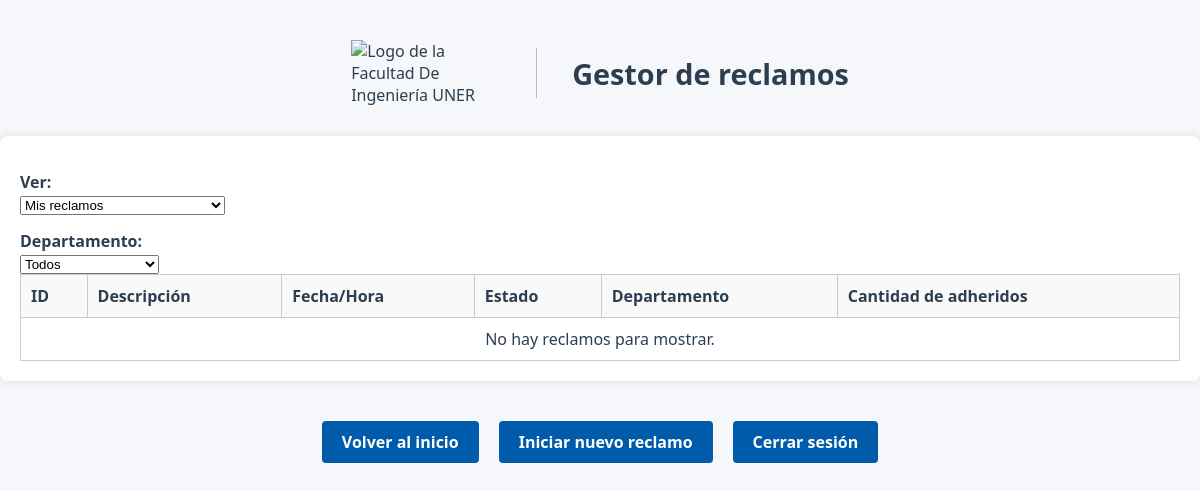
/listarReclamos (signed in), run on an earlier commit of the app's database.
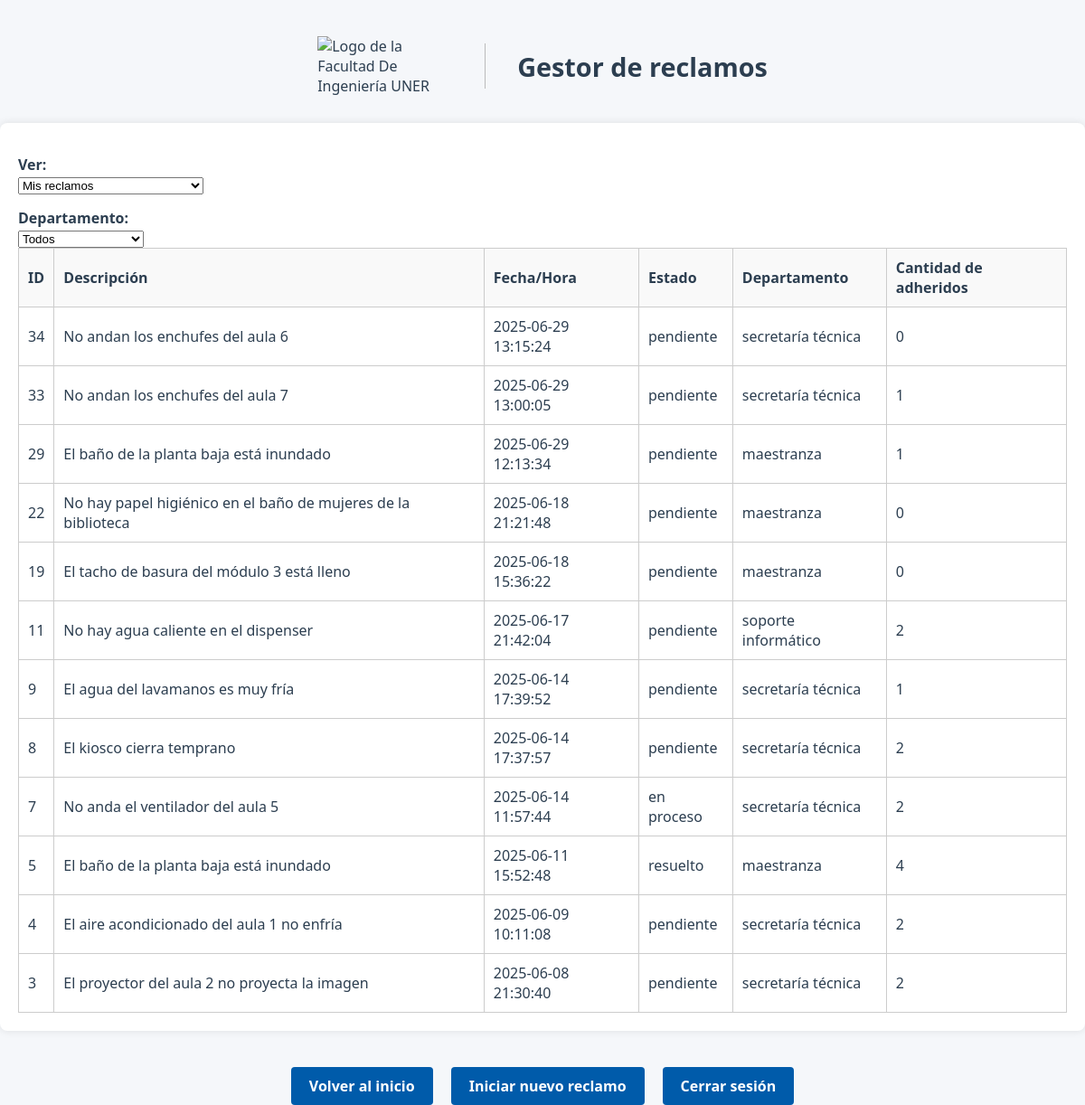
And on a later commit of the database.
### modules/modelosDTO.py (models this page shows, shortened)
class ModeloReclamo(Base):
    __tablename__ = 'Reclamos'
    id = Column(Integer(), primary_key=True, autoincrement=True)
    idUsuario = Column(Integer, ForeignKey('Usuarios.id'), nullable=False)
    fechaYHora = Column(String(50), nullable=False)  # Formato de fecha y hora
    estado = Column(String(20), nullable=False, default='pendiente')
    tiempoResolucion = Column(Integer, nullable=True, default=None)
    departamento = Column(String(20), nullable=False)
    numeroAdheridos = Column(Integer, nullable=False, default=0)
    descripcion = Column(Text, nullable=False)
    imagen = Column(String(255), nullable=True)
    usuariosAdheridos = relationship(
        "ModeloUsuario",
        secondary=asociacion_usuarios_adheridos,
        backref="reclamosAdheridos"
    ) #como definimos backref no hace falta poner la relacion inversa

### server.py (the view)
@app.route("/listarReclamos", methods=["GET", "POST"])
@login_required
def listarReclamos():
    if current_user.rol != "UsuarioFinal":
        flash("No tenés permisos para acceder a esta página.", "error")
        return redirect(url_for("panelAdmin"))
    username = current_user.nombre
    idUsuario = current_user.id
    filtroUsuario = request.form.get("filtroUsuario", "mios")
    filtroDepartamento = request.form.get("filtroDepartamento", "todos")
    if filtroUsuario == "todos":
        reclamosFiltrados = repoReclamo.obtenerRegistrosFiltro("estado", "pendiente")
    elif filtroUsuario == "mios":
        reclamosMios = repoReclamo.obtenerRegistrosFiltro("idUsuario", idUsuario)
        todosReclamos = repoReclamo.obtenerRegistrosTotales()
        reclamosAdheridos = [r for r in todosReclamos if idUsuario in r.usuariosAdheridos]
        reclamosFiltrados = list({r.id: r for r in reclamosMios + reclamosAdheridos}.values())
    if filtroDepartamento != "todos":
        reclamosFiltrados = [
            r for r in reclamosFiltrados if r.departamento == filtroDepartamento
        ]
    reclamosFiltrados = sorted(reclamosFiltrados, key=lambda r: r.id, reverse=True)
    return render_template(
        "listarReclamos.html",
        reclamos=reclamosFiltrados,
        username=username,
        idUsuario=idUsuario,
        filtro_usuario=filtroUsuario
    )

### modules/gestorLogin.py (called while the page is built)
    def __cargarUsuarioActual(self, idUsuario):
        usuario = self.__gestorUsuarios.cargarUsuario(idUsuario)
        if usuario:
            return FlaskLoginUser(usuario)
        return None

### modules/gestorUsuarios.py (called while the page is built)
    def cargarUsuario(self, idUsuario):
        registro = self.__repo.obtenerRegistroFiltro("id", idUsuario) #devuelve un objeto Usuario o None
        return registro.to_dict() if registro else None

### modules/reclamo.py (called while the page is built)
    @property
    def id(self):
        return self.__id

    @property
    def fechaYHora(self):
        return self.__fechaYHora

    @property
    def estado(self):
        return self.__estado

    @property
    def departamento(self):
        return self.__departamento

    @property
    def numeroAdheridos(self):
        return self.__numeroAdheridos

    @property
    def descripcion(self):
        return self.__descripcion

    @property
    def usuariosAdheridos(self):
        return self.__usuariosAdheridos

### modules/repositorioConcretoBD.py (called while the page is built)
    def obtenerRegistroFiltro(self, filtro, valor):
        modeloUsuario = self.__session.query(ModeloUsuario).filter_by(**{filtro:valor}).first()
        return self.__map_modelo_a_usuario(modeloUsuario) if modeloUsuario else None

### modules/usuario.py (called while the page is built)
    @property
    def id(self):
        return self.__id

### templates/listarReclamos.html (shortened to what this page needs)
<!DOCTYPE html>
<html lang="es">
<head>
    <link rel="stylesheet" href="{{ url_for('static', filename='style.css') }}">
</head>
<body>
    <div class="header">
        <img src="{{ url_for('static', filename='logoFiuner.png') }}" alt="Logo de la Facultad De Ingeniería UNER" class="logo" width="150" height="50">
        <h1>Gestor de reclamos</h1>
    </div>
<div class="tabla-reclamos">
    <form method="post" action="{{ url_for('listarReclamos') }}">
        <div class="filtros-superiores">
            <label for="filtroUsuario">Ver:</label>
            <select name="filtroUsuario" onchange="this.form.submit()">
                <option value="mios" {% if request.form.get('filtroUsuario') == 'mios' %}selected{% endif %}>Mis reclamos</option>
            </select>
            <label for="filtroDepartamento">Departamento:</label>
            <select name="filtroDepartamento" onchange="this.form.submit()">
                <option value="todos" {% if request.form.get('filtroDepartamento') == 'todos' %}selected{% endif %}>Todos</option>
            </select>
        </div>
    </form>
    <table>
        <thead>
            <tr>
                <th>ID</th>
                <th>Descripción</th>
                <th>Fecha/Hora</th>
                <th>Estado</th>
                <th>Departamento</th>
                <th>Cantidad de adheridos</th>
            </tr>
        </thead>
        <tbody>
            {% if reclamos %}
                {% for reclamo in reclamos %}
                    <tr>
                        <td>{{ reclamo.id }}</td>
                        <td>{{ reclamo.descripcion }}</td>
                        <td>{{ reclamo.fechaYHora }}</td>
                        <td>{{ reclamo.estado }}</td>
                        <td>{{ reclamo.departamento }}</td>
                        <td>{{ reclamo.numeroAdheridos }}</td>
                    </tr>
                {% endfor %}
            {% else %}
                <tr>
                    <td colspan="7" style="text-align: center;">No hay reclamos para mostrar.</td>
                </tr>
            {% endif %}
        </tbody>
    </table>
</div>
    <div class="botones">
        <a href="{{ url_for('bienvenido') }}" class="btn-registro">Volver al inicio</a>
        <a href="{{ url_for('crearReclamos') }}" class="btn-registro">Iniciar nuevo reclamo</a>
        <a href="{{ url_for('logout') }}" class="btn-registro">Cerrar sesión</a>
    </div>
</body>
</html>

What changed in the data, as far as the page shows it:
added ModeloReclamo: id "34", descripcion "No andan los enchufes del aula 6", fechaYHora "2025-06-29 13:15:24", estado "pendiente", departamento "secretaría técnica", numeroAdheridos "0"
added ModeloReclamo: id "33", descripcion "No andan los enchufes del aula 7", fechaYHora "2025-06-29 13:00:05", estado "pendiente", departamento "secretaría técnica", numeroAdheridos "1"
added ModeloReclamo: id "29", descripcion "El baño de la planta baja está inundado", fechaYHora "2025-06-29 12:13:34", estado "pendiente", departamento "maestranza", numeroAdheridos "1"
added ModeloReclamo: id "22", descripcion "No hay papel higiénico en el baño de mujeres de la biblioteca", fechaYHora "2025-06-18 21:21:48", estado "pendiente", departamento "maestranza", numeroAdheridos "0"
added ModeloReclamo: id "19", descripcion "El tacho de basura del módulo 3 está lleno", fechaYHora "2025-06-18 15:36:22", estado "pendiente", departamento "maestranza", numeroAdheridos "0"
added ModeloReclamo: id "11", descripcion "No hay agua caliente en el dispenser", fechaYHora "2025-06-17 21:42:04", estado "pendiente", departamento "soporte informático", numeroAdheridos "2"
added ModeloReclamo: id "9", descripcion "El agua del lavamanos es muy fría", fechaYHora "2025-06-14 17:39:52", estado "pendiente", departamento "secretaría técnica", numeroAdheridos "1"
added ModeloReclamo: id "8", descripcion "El kiosco cierra temprano", fechaYHora "2025-06-14 17:37:57", estado "pendiente", departamento "secretaría técnica", numeroAdheridos "2"
added ModeloReclamo: id "7", descripcion "No anda el ventilador del aula 5", fechaYHora "2025-06-14 11:57:44", estado "en proceso", departamento "secretaría técnica", numeroAdheridos "2"
now on this page (row edited): ModeloReclamo: id "5", descripcion "El baño de la planta baja está inundado", fechaYHora "2025-06-11 15:52:48", estado "resuelto", departamento "maestranza", numeroAdheridos "4"
now on this page (row edited): ModeloReclamo: id "4", descripcion "El aire acondicionado del aula 1 no enfría", fechaYHora "2025-06-09 10:11:08", estado "pendiente", departamento "secretaría técnica", numeroAdheridos "2"
now on this page (row edited): ModeloReclamo: id "3", descripcion "El proyector del aula 2 no proyecta la imagen", fechaYHora "2025-06-08 21:30:40", estado "pendiente", departamento "secretaría técnica", numeroAdheridos "2"
Also different on the page:
text no longer shown: "No hay reclamos para mostrar."
